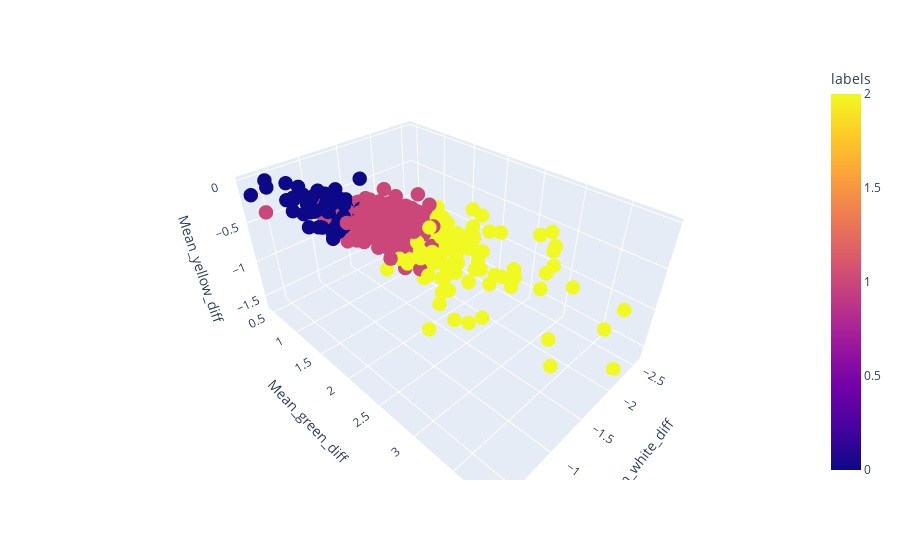

Source (notebook cell):
### Code cell
fig = px.scatter_3d(features.sample(500), x = 'Mean_white_diff', y = 'Mean_green_diff', 
                    z = 'Mean_yellow_diff', color = 'labels')
fig.update_traces(marker_size = 5)
fig.show()

### Figure 1 — Plotly figure (JSON) as saved in the notebook; plotly's stock layout.template omitted (floating-point values rounded to 4 significant figures; data arrays with more than 128 entries replaced by an {"elided": "..."} marker saying what was removed)
{"data": [{"hovertemplate": "Mean_white_diff=%{x}<br>Mean_green_diff=%{y}<br>Mean_yellow_diff=%{z}<br>labels=%{marker.color}<extra></extra>", "legendgroup": "", "marker": {"color": {"elided": "500 int values"}, "coloraxis": "coloraxis", "size": 5, "symbol": "circle"}, "mode": "markers", "name": "", "scene": "scene", "showlegend": false, "type": "scatter3d", "x": {"elided": "500 float values"}, "y": {"elided": "500 float values"}, "z": {"elided": "500 float values"}}], "layout": {"coloraxis": {"colorbar": {"title": {"text": "labels"}}, "colorscale": [[0, "#0d0887"], [0.1111, "#46039f"], [0.2222, "#7201a8"], [0.3333, "#9c179e"], [0.4444, "#bd3786"], [0.5556, "#d8576b"], [0.6667, "#ed7953"], [0.7778, "#fb9f3a"], [0.8889, "#fdca26"], [1, "#f0f921"]]}, "legend": {"tracegroupgap": 0}, "margin": {"t": 60}, "scene": {"domain": {"x": [0, 1], "y": [0, 1]}, "xaxis": {"title": {"text": "Mean_white_diff"}}, "yaxis": {"title": {"text": "Mean_green_diff"}}, "zaxis": {"title": {"text": "Mean_yellow_diff"}}}}}
